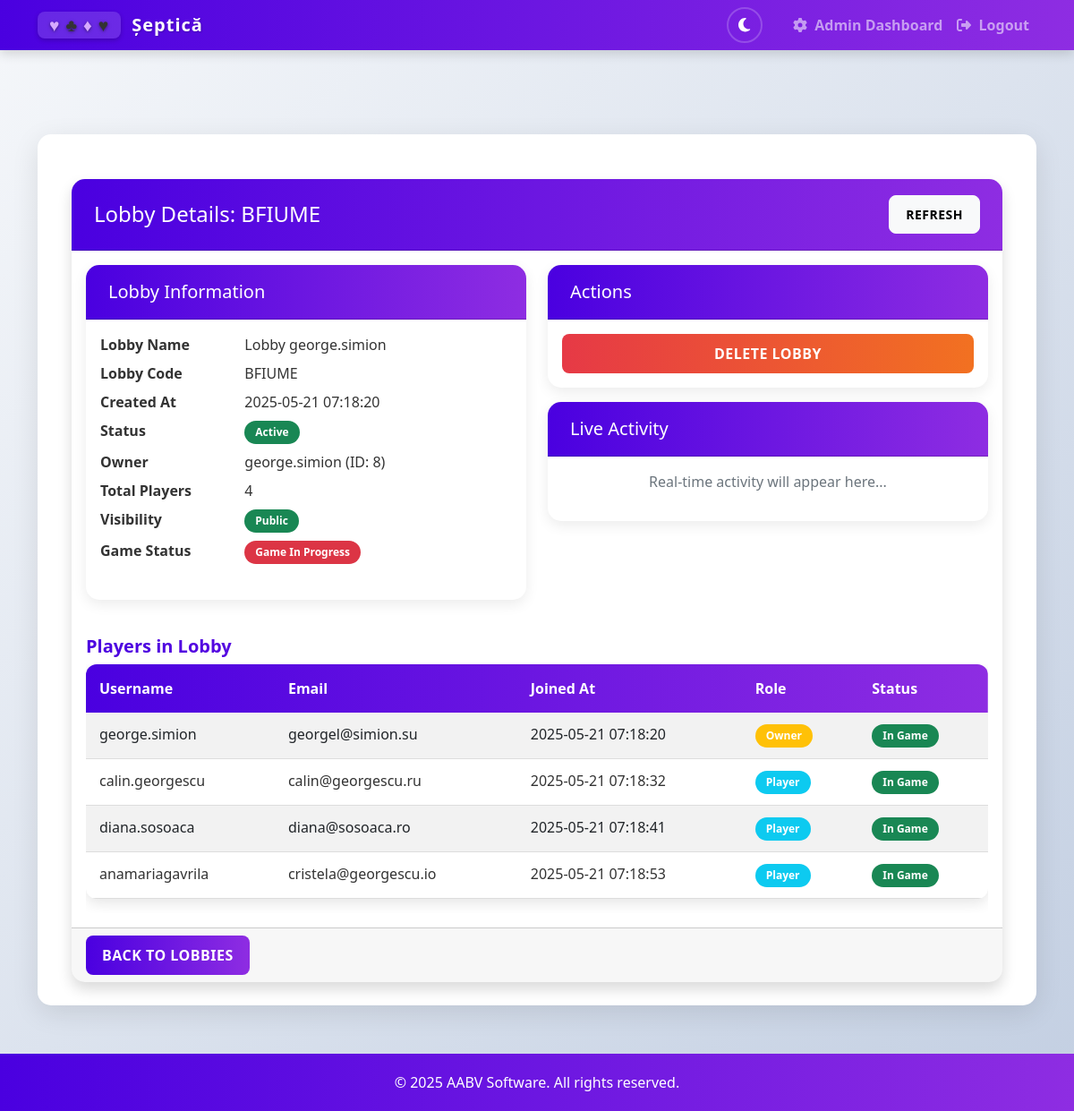
/admin/lobby/BFIUME (signed in), run on the app's committed database.
### app.py (models this page shows, shortened)
class Lobby(db.Model):
    id = db.Column(db.Integer, primary_key=True)
    code = db.Column(db.String(6), unique=True, nullable=False)
    name = db.Column(db.String(100), nullable=True)  # New field for lobby name
    created_at = db.Column(db.DateTime, default=datetime.utcnow)
    is_active = db.Column(db.Boolean, default=True)
    is_public = db.Column(db.Boolean, default=True)
    game_started = db.Column(db.Boolean, default=False)  # New field to track if game has started
    owner_id = db.Column(db.Integer, db.ForeignKey('user.id'), nullable=False)
    owner = db.relationship('User', foreign_keys=[owner_id])
    players = db.relationship('LobbyPlayer', back_populates='lobby', cascade='all, delete-orphan')
    @property
    def player_count(self):
        return len(self.players)

class User(db.Model, UserMixin):
    id = db.Column(db.Integer, primary_key=True)
    username = db.Column(db.String(80), unique=True, nullable=False)
    email = db.Column(db.String(120), unique=True, nullable=False)
    password = db.Column(db.String(200), nullable=False)
    created_at = db.Column(db.DateTime, default=datetime.utcnow)
    is_admin = db.Column(db.Boolean, default=False)
    lobby_players = db.relationship('LobbyPlayer', back_populates='user', cascade='all, delete-orphan')

class LobbyPlayer(db.Model):
    id = db.Column(db.Integer, primary_key=True)
    lobby_id = db.Column(db.Integer, db.ForeignKey('lobby.id'), nullable=False)
    user_id = db.Column(db.Integer, db.ForeignKey('user.id'), nullable=False)
    joined_at = db.Column(db.DateTime, default=datetime.utcnow)
    team = db.Column(db.Integer, default=0)  # 0 = unassigned, 1 = team 1, 2 = team 2
    lobby = db.relationship('Lobby', back_populates='players')
    user = db.relationship('User', back_populates='lobby_players')

### app.py (the view)
@app.route('/admin/lobby/<lobby_code>')
def admin_lobby_detail(lobby_code):
    if not session.get('is_admin', False):
        flash('You do not have permission to access this page!', 'error')
        return redirect(url_for('lobbies'))
    try:
        lobby = Lobby.query.filter_by(code=lobby_code).first()
        if not lobby:
            flash('Lobby not found!', 'error')
            return redirect(url_for('admin_lobbies'))
        return render_template('admin_lobby_detail.html', lobby=lobby)
    except Exception as e:
        logger.error(f"Error accessing lobby details: {e}")
        flash('An error occurred while retrieving lobby details.', 'error')
        return redirect(url_for('admin_lobbies'))

### app.py (called while the page is built)
@login_manager.user_loader
def load_user(user_id):
    return User.query.get(int(user_id))

### templates/admin_lobby_detail.html (shortened to what this page needs)
{% extends "base.html" %}
{% block content %}
<div class="container mt-4">
    <div class="card shadow">
        <div class="card-header bg-info text-white d-flex justify-content-between align-items-center">
            <h4 class="mb-0">Lobby Details: {{ lobby.code }}</h4>
            <button id="refresh-lobby" class="btn btn-light btn-sm">
                 Refresh
            </button>
        </div>
        <div class="card-body">
            <div class="row">
                <div class="col-md-6">
                    <div class="card mb-3">
                        <div class="card-header bg-light">
                            <h5 class="mb-0">Lobby Information</h5>
                        </div>
                        <div class="card-body">
                            <dl class="row">
                                <dt class="col-sm-4">Lobby Name</dt>
                                <dd class="col-sm-8" id="lobby-name">{{ lobby.name or 'Lobby #' + lobby.code }}</dd>
                                <dt class="col-sm-4">Lobby Code</dt>
                                <dd class="col-sm-8">{{ lobby.code }}</dd>
                                <dt class="col-sm-4">Created At</dt>
                                <dd class="col-sm-8">{{ lobby.created_at.strftime('%Y-%m-%d %H:%M:%S') }}</dd>
                                <dt class="col-sm-4">Status</dt>
                                <dd class="col-sm-8" id="lobby-status">
                                    {% if lobby.is_active %}
                                        <span class="badge bg-success">Active</span>
                                    {% else %}
                                        <span class="badge bg-danger">Inactive</span>
                                    {% endif %}
                                </dd>
                                <dt class="col-sm-4">Owner</dt>
                                <dd class="col-sm-8" id="lobby-owner">{{ lobby.owner.username }} (ID: {{ lobby.owner.id }})</dd>
                                <dt class="col-sm-4">Total Players</dt>
                                <dd class="col-sm-8" id="player-count">{{ lobby.player_count }}</dd>
                                <dt class="col-sm-4">Visibility</dt>
                                <dd class="col-sm-8">
                                    {% if lobby.is_public %}
                                        <span class="badge bg-success">Public</span>
                                    {% else %}
                                        <span class="badge bg-secondary">Private</span>
                                    {% endif %}
                                </dd>
                                <dt class="col-sm-4">Game Status</dt>
                                <dd class="col-sm-8" id="game-status">
                                    {% if lobby.game_started %}
                                        <span class="badge bg-danger">Game In Progress</span>
                                    {% else %}
                                        <span class="badge bg-info">Waiting for Game</span>
                                    {% endif %}
                                </dd>
                            </dl>
                        </div>
                    </div>
                </div>
                <div class="col-md-6">
                    <div class="card mb-3">
                        <div class="card-header bg-light">
                            <h5 class="mb-0">Actions</h5>
                        </div>
                        <div class="card-body">
                            <form action="{{ url_for('admin_delete_lobby', lobby_code=lobby.code) }}" method="POST" class="d-grid gap-2">
                                <button type="submit" class="btn btn-danger">Delete Lobby</button>
                            </form>
                        </div>
                    </div>
                    <div class="card">
                        <div class="card-header bg-secondary text-white">
                            <h5 class="mb-0">Live Activity</h5>
                        </div>
                        <div class="card-body">
                            <div id="activity-log" style="max-height: 200px; overflow-y: auto;">
                                <p class="text-muted text-center">Real-time activity will appear here...</p>
                            </div>
                        </div>
                    </div>
                </div>
            </div>
            <h5 class="mt-4">Players in Lobby</h5>
            <div id="players-container">
                {% if lobby.players %}
                    <div class="table-responsive">
                        <table class="table table-striped table-hover">
                            <thead>
                                <tr>
                                    <th>Username</th>
                                    <th>Email</th>
                                    <th>Joined At</th>
                                    <th>Role</th>
                                    <th>Status</th>
                                </tr>
                            </thead>
                            <tbody id="players-table-body">
                                {% for player in lobby.players %}
                                <tr id="player-row-{{ player.user.id }}" data-user-id="{{ player.user.id }}" data-player-id="{{ player.user.id }}">
                                    <td>{{ player.user.username }}</td>
                                    <td>{{ player.user.email }}</td>
                                    <td>{{ player.joined_at.strftime('%Y-%m-%d %H:%M:%S') }}</td>
                                    <td>
                                        {% if player.user.id == lobby.owner_id %}
                                            <span class="badge bg-warning owner-badge">Owner</span>
                                        {% else %}
                                            <span class="badge bg-info">Player</span>
                                        {% endif %}
                                    </td>
                                    <td class="status-cell">
                                        {% if lobby.game_started %}
                                            <span class="badge bg-success">In Game</span>
                                        {% else %}
                                            <span class="badge bg-secondary">In Lobby</span>
                                        {% endif %}
                                    </td>
                                </tr>
                                {% endfor %}
                            </tbody>
                        </table>
                    </div>
                {% else %}
                    <div class="alert alert-info">
                        No players in this lobby.
                    </div>
                {% endif %}
            </div>
        </div>
        <div class="card-footer">
            <a href="{{ url_for('admin_lobbies') }}" class="btn btn-primary">Back to Lobbies</a>
        </div>
    </div>
</div>
{% endblock %}

### static/css/style.css (style rules this page uses)
:root { --primary-color: #4a00e0; --primary-color-rgb: 74, 0, 224; --secondary-color: #8e2de2; --secondary-color-rgb: 142, 45, 226; --accent-color: #ff6b6b; --light-accent: #ffb347; --success-color: #02c39a; --danger-color: #e63946; --warning-color: #f9c74f; --light-bg: #f0f2f5; --card-color: #ffffff; --text-color: #333333; --text-light: #6c757d; --body-bg: linear-gradient(135deg, #f5f7fa 0%, #c3cfe2 100%); --navbar-bg: linear-gradient(90deg, var(--primary-color), var(--secondary-color)); --footer-bg: rgba(255, 255, 255, 0.9); --footer-text: #6c757d; --input-bg: #fff; --input-border: #ced4da; --hearts: #e74c3c; --diamonds: #e67e22; --clubs: #2c3e50; --spades: #34495e; --card-border: #ddd; --card-shadow: rgba(0, 0, 0, 0.1); }
html { background: var(--body-bg); }
body { background: var(--body-bg); font-family: 'Segoe UI', Tahoma, Geneva, Verdana, sans-serif; color: var(--text-color); transition: background 0.3s ease, color 0.3s ease; padding-top: 56px; }
.card { border: none; border-radius: 15px; overflow: hidden; transition: transform 0.3s, box-shadow 0.3s; background: var(--card-color); box-shadow: 0 5px 15px rgba(0, 0, 0, 0.08); }
.card-header { padding: 18px 25px; background: linear-gradient(90deg, var(--primary-color), var(--secondary-color)); color: white; font-weight: 600; }
.btn { border-radius: 8px; padding: 10px 18px; font-weight: 600; transition: all 0.3s; text-transform: uppercase; letter-spacing: 0.5px; }
.btn-primary { background: linear-gradient(90deg, var(--primary-color), var(--secondary-color)); border: none; }
.btn-danger { background: linear-gradient(90deg, var(--danger-color), #f27121); border: none; }
table.table { border-radius: 12px; overflow: hidden; box-shadow: 0 5px 15px var(--card-shadow); border-collapse: separate; border-spacing: 0; background-color: var(--card-color); color: var(--text-color); transition: all 0.3s ease; }
thead { background: linear-gradient(90deg, var(--primary-color), var(--secondary-color)); color: white; }
th { padding: 15px !important; font-weight: 600; border: none !important; }
td { padding: 12px 15px !important; border-color: var(--card-border) !important; }
tbody tr { transition: all 0.2s; }
.badge { padding: 7px 12px; border-radius: 50px; font-weight: 600; }

### data on the page
Lobby: code "BFIUME", name "Lobby george.simion", created_at "2025-05-21 07:18:20"
User: owner.username "george.simion", owner.id "8"
LobbyPlayer: user.username "george.simion", user.email "georgel@simion.su", joined_at "2025-05-21 07:18:20", shows "Owner"
LobbyPlayer: user.username "calin.georgescu", user.email "calin@georgescu.ru", joined_at "2025-05-21 07:18:32", shows "Player"
LobbyPlayer: user.username "diana.sosoaca", user.email "diana@sosoaca.ro", joined_at "2025-05-21 07:18:41", shows "Player"
LobbyPlayer: user.username "anamariagavrila", user.email "cristela@georgescu.io", joined_at "2025-05-21 07:18:53", shows "Player"

### other printed values
{{ lobby.player_count }} "4"
